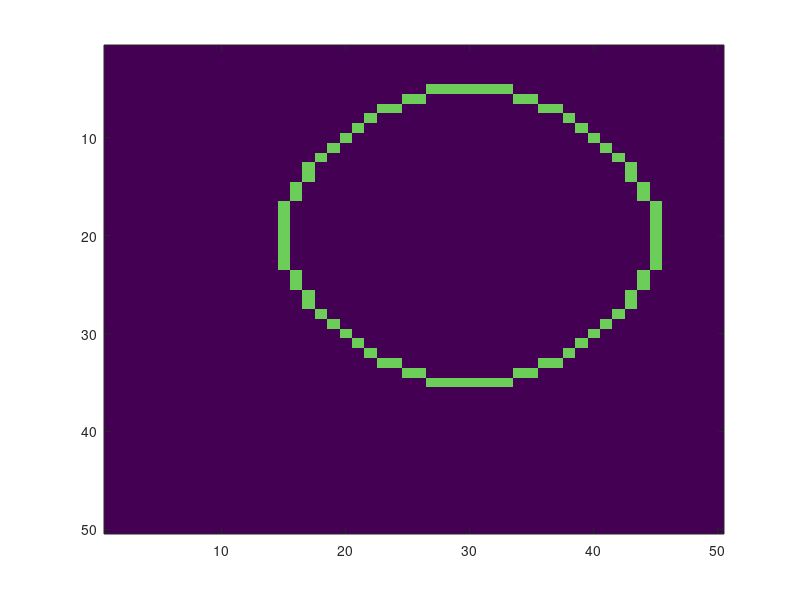

The MATLAB source for this figure:
function [] = bc()
    I = zeros(50,50);
    value = 50;
    ox = 20; oy = 30;
    R = 15;

    h = 1;
    d = 2*h*(h - R);
    x = 0;
    y = R;

    while y >= x 
       I = eightSymetric(I, ox, oy, x, y, value);
       if d < 0 
           disp(d + h*y - h*h/2);
           if ((d + h*y - h*h/2) < 0) %H
                x = x + h;
                d = d + 2*h*x + 3*h*h;
           else %D
                x = x + h;
                y = y - h;
                d = d + 2*h*x - 2*y*h + 6*h*h;
           end
       else
           disp(d - h*x - h*h/2);
           if ((d - h*x - h*h/2) > 0) %V
                y = y - h;
                d = d - 2*y*h + 3*h*h;
           else %D
                x = x + h;
                y = y - h;
                d = d + 2*h*x - 2*y*h + 6*h*h;
           end
       end
    end

    image(I)
end

function newImage = eightSymetric(I, ox, oy, x, y, value)
    newImage = I;
    %I
    newImage(ox+x, oy+y) = value;
    newImage(ox+y, oy+x) = value;
    %II
    newImage(ox-x, oy+y) = value;
    newImage(ox-y, oy+x) = value;
    %III
    newImage(ox-x, oy-y) = value;
    newImage(ox-y, oy-x) = value;
    %IV
    newImage(ox+x, oy-y) = value;
    newImage(ox+y, oy-x) = value;
end